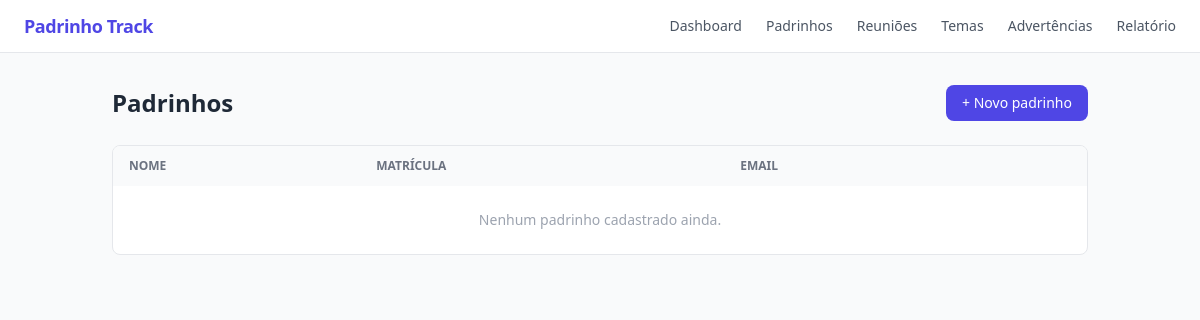
The page /padrinhos on the database as committed earlier.
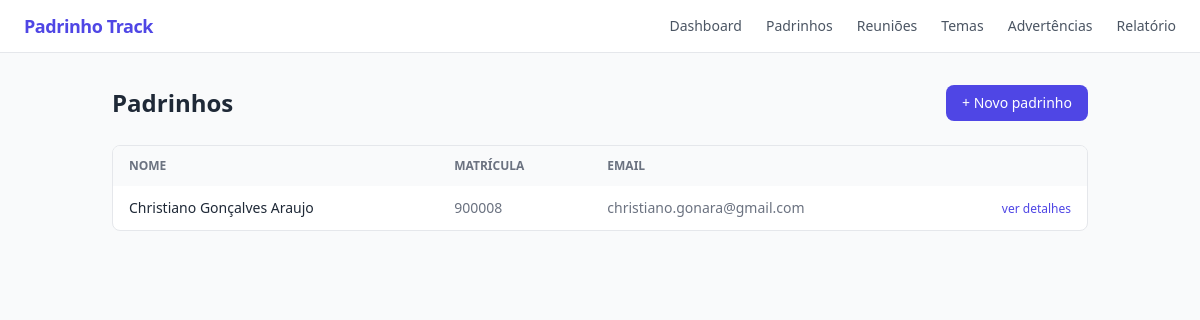
The same page on the database as committed later.
### tables this page shows
CREATE TABLE padrinhos (
        id          INTEGER PRIMARY KEY AUTOINCREMENT,
        nome        TEXT NOT NULL,
        matricula   TEXT UNIQUE NOT NULL,
        email       TEXT,
        ativo       INTEGER DEFAULT 1
    );

### app.py (the view)
@app.route("/padrinhos")
def padrinhos():
    lista = get_todos_padrinhos()
    return render_template("padrinhos.html", padrinhos=lista)

### app.py (called while the page is built)
@app.before_request
def setup():
    init_db()

### database.py (called while the page is built)
def get_conn():
    conn = sqlite3.connect(DB_PATH)
    conn.row_factory = sqlite3.Row
    conn.execute("PRAGMA foreign_keys = ON")
    return conn

### models.py (called while the page is built)
def get_todos_padrinhos():
    conn = get_conn()
    padrinhos = conn.execute(
        "SELECT * FROM padrinhos WHERE ativo = 1 ORDER BY nome"
    ).fetchall()
    conn.close()
    return padrinhos

### templates/padrinhos.html (shortened to what this page needs)
{% extends "base.html" %}
{% block content %}
<div class="flex items-center justify-between mb-6">
  <h1 class="text-2xl font-semibold text-gray-800">Padrinhos</h1>
  <button onclick="document.getElementById('modal-novo').classList.remove('hidden')"
          class="bg-indigo-600 text-white text-sm px-4 py-2 rounded-lg hover:bg-indigo-700 transition">
    + Novo padrinho
  </button>
</div>
<div class="bg-white rounded-lg border border-gray-200 overflow-hidden">
  <table class="w-full text-sm">
    <thead class="bg-gray-50 text-gray-500 uppercase text-xs">
      <tr>
        <th class="px-4 py-3 text-left">Nome</th>
        <th class="px-4 py-3 text-left">Matrícula</th>
        <th class="px-4 py-3 text-left">Email</th>
        <th class="px-4 py-3"></th>
      </tr>
    </thead>
    <tbody class="divide-y divide-gray-100">
      {% for p in padrinhos %}
      <tr class="hover:bg-gray-50 transition">
        <td class="px-4 py-3 font-medium">{{ p["nome"] }}</td>
        <td class="px-4 py-3 text-gray-500">{{ p["matricula"] }}</td>
        <td class="px-4 py-3 text-gray-500">{{ p["email"] or "—" }}</td>
        <td class="px-4 py-3 text-right">
          <a href="/padrinhos/{{ p['id'] }}"
             class="text-indigo-600 hover:underline text-xs">ver detalhes</a>
        </td>
      </tr>
      {% else %}
      <tr>
        <td colspan="4" class="px-4 py-6 text-center text-gray-400">
          Nenhum padrinho cadastrado ainda.
        </td>
      </tr>
      {% endfor %}
    </tbody>
  </table>
</div>
{% endblock %}

Rows that differ between the two databases and show on the page:
added padrinhos: nome "Christiano Gonçalves Araujo", matricula "900008", email "christiano.gonara@gmail.com"
Other text that changed with them:
text no longer shown: "Nenhum padrinho cadastrado ainda."
